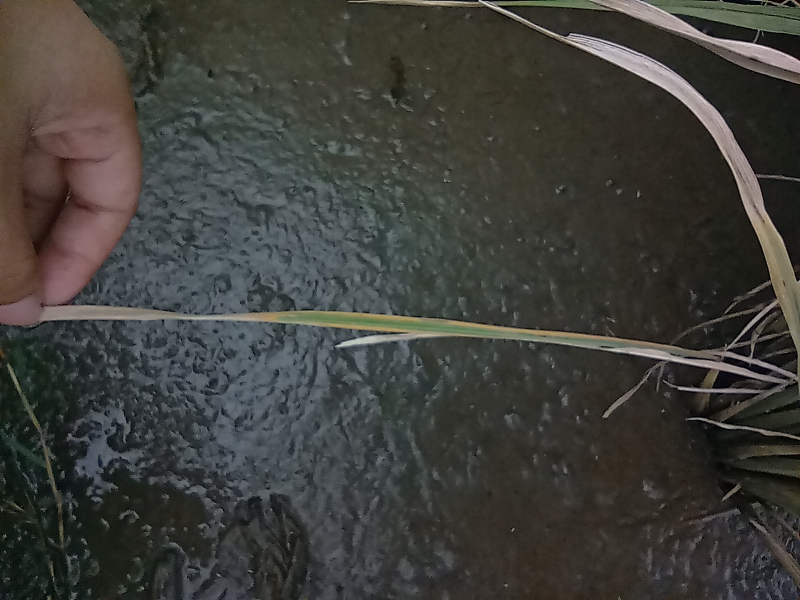
#> input picture app/dataset/finalized/training/blb/10.jpg, 1600 x 1200 px, found by its file name (shown at 1/2 size); its folder holds only this picture in this run
$ python -i Processing.py   (imports and definitions only)   (older library calls are emulated)
#> lines starting #> are read from the running program, lines starting #| are printed output that depends on the picture; after the words box and inside, x2 and y2 are one past the last pixel; in counts of white or black regions, pixels touching at a corner belong together
### app/const.py
import sys

from sklearn.calibration import LabelEncoder
from sklearn.discriminant_analysis import StandardScaler

sys.path.append(r'lib')
sys.path.append(r'utilities')

import os
import cv2
import numpy as np
from enum import Enum
from sklearn.metrics import accuracy_score
from sklearn.model_selection import KFold, cross_val_score, train_test_split
from sklearn.svm import SVC
from utilities.features import *
np.set_printoptions(threshold=10)
"""
INITIAL PAThS
"""
MODEL_PATH = r'dataset\model\models'
SCALER_PATH = r'dataset\model\scalers'
FEATURE_PATH = r'dataset\model\features'
SEGMENTED_PATH = r'dataset\segmented'
AUGMENTED_PATH = r'dataset\augmented'
DATA_PATH = r'dataset\model'
CAPTURED_PATH = r'dataset\captured'
NEW_PATH = r'dataset\training'
TRAINING_PATH = r'dataset\finalized\training'
VALIDATION_PATH = r'dataset\finalized\validation'
TESTING_PATH = r'dataset\finalized\testing'
UNLABLED_PATH = r'dataset\plants'
PHILRICE_PATH = r'dataset\philrice'
DATASET_PATH = r'dataset\mix and match\ONNO'
SEG_PATH = r'dataset\model'
LOGS_PATH = r'reports'

"""
GENERAL CONSTANTS
"""
class ModelType(Enum):
    BaseModel       = 0
    ParticleSwarm   = 1
    AntColony       = 2
    ArtificialBee   = 3

class Disease(Enum):
    blb     =   0
    hlt     =   1
    rb     =   2
    sb     =   3

label_encoder = LabelEncoder()

DISEASES = ['blb', 'hlt', 'rb', 'sb']
CLASSIFIER = SVC(C=10, kernel='rbf', probability=True)
CORES = os.cpu_count() // 2
CORES = CORES if CORES // 2 >= os.cpu_count() else CORES + 1
PARAM_GRID = {
    'C': [0.1, 1, 10],
    'kernel': ['rbf'],
    'gamma': ['scale', 'auto'] + [0.1, 1],
    # 'coef0': [0.0, 2.0],
    'class_weight': [None, 'balanced'],
    'decision_function_shape': ['ovr', 'ovo'],
    # 'shrinking': [True, False],
    'probability': [True, False],  # Add this line to control the randomness of the underlying implementation
    # 'random_state': [None, 0, 42]  # Add this line to control the seed of the random number generator
}
FOLDS = 4 # Amount of folds, KFOLD is automatically applied if FOLDS > 1
SHUFFLE = True # False to ensure replicability over all models

R_STATE = None # Select Random State to ensure replicablity
TEST_SIZE = 0.2 #  Percentage of test size
VAL_SIZE = 0.25
"""
OBJECTIVE FUNCTION
"""

# [54 lines left out: functions fitness_cv, fitness, fitness_pso, not called in this run]

"""
FOR PRE-PROCESSING
"""
WIDTH = HEIGHT = 100
LTHRESHOLD = 128
DENOISE_KERNEL = (3, 3)
DENOISE_SIGMA = 0

LB = 191
UB = 251

SHARPEN_KERNEL = np.array([[-1, -1, -1],
                           [-1, 9, -1],
                           [-1, -1, -1]], dtype=np.float32)

AUGMENTATIONS = [
    ('H_FLIP', lambda img: cv2.flip(img, 1)),
    ('V_FLIP', lambda img: cv2.flip(img, 0)),
    ('ROT90C', lambda img: cv2.rotate(img, cv2.ROTATE_90_CLOCKWISE)),
    ('ROT180', lambda img: cv2.rotate(img, cv2.ROTATE_180)),
    ('ROT90O', lambda img: cv2.rotate(img, cv2.ROTATE_90_COUNTERCLOCKWISE)),
    ('CONINC', lambda img: cv2.convertScaleAbs(img, alpha=1.5, beta=0)),
    ('CONDEC', lambda img: cv2.convertScaleAbs(img, alpha=0.5, beta=0)),
    ('BR_INC', lambda img: cv2.convertScaleAbs(img, alpha=1, beta=50)),
    ('BR_DEC', lambda img: cv2.convertScaleAbs(img, alpha=1, beta=-50)),
    ('IMBLUR', lambda img: cv2.GaussianBlur(img, (5, 5), 0)),  # Apply Gaussian blur
    ('SHARPN', lambda img: cv2.filter2D(img, -1, SHARPEN_KERNEL)),  # Apply sharpening filter
]
"""
FOR FEATURE EXTRACTION
"""
# HOG (SHAPE) FEATURES
PPC = (8, 8)
CPB = (1, 1)
ORIENT = 8

# LBP (TEXTURE) FEATURES
RADIUS = 1
POINTS = 8 * RADIUS

# GLCM (TEXTURE) FEATURES
DISTANCE = 1
ANGLES = 0
LEVELS = 256

# COLOR COHERANCE FEATURES
N_BINS = 8

FEATURES = {
    'SHP-HOG' : lambda image: getHOGFeatures(image, ORIENT, PPC, CPB),
    'TXR-GLCM': lambda image: getGLCMFeatures(image, DISTANCE, ANGLES, LEVELS),
    'TXR-LBP' : lambda image: getLBPFeatures(image, RADIUS, POINTS),
    'COL-HSV' : lambda image: getHSVFeatures(image),
    'COL-LAB' : lambda image: getLABFeatures(image),
    'COL-RGB' : lambda image: getRGBFeatures(image),
    'COL-STAT' : lambda image: getStatFeatures(image),
    'COL-COLHIST': lambda image: getColHistFeatures(image),
    'COL-CCV': lambda image: getCCVFeatures(image, N_BINS)
}

GROUPED_FEATURES = {}
for feature, _ in FEATURES.items():
    prefix = feature.split('-')[0]  # Extract the prefix
    if prefix not in GROUPED_FEATURES:
        GROUPED_FEATURES[prefix] = []
    GROUPED_FEATURES[prefix].append(feature)

### app/utilities/features.py
from skimage.feature import local_binary_pattern
from skimage.feature import graycomatrix, graycoprops
from skimage import img_as_ubyte
from skimage.feature import hog

import numpy as np
import cv2

def getGLCMFeatures(image, distance=5, angles=0, levels=256):
    gray_image = img_as_ubyte(cv2.cvtColor(image, cv2.COLOR_BGR2GRAY))
    glcm = graycomatrix(gray_image, distances=[distance], angles=[angles], levels=levels, symmetric=True, normed=True)

    # Calculate the GLCM features
    energy = graycoprops(glcm, 'energy').mean()
    contrast = graycoprops(glcm, 'contrast').mean()
    correlation = graycoprops(glcm, 'correlation').mean()
    homogeneity = graycoprops(glcm, 'homogeneity').mean()
    dissimilarity = graycoprops(glcm, 'dissimilarity').mean()

    return [contrast, dissimilarity, homogeneity, energy, correlation]

def getHOGFeatures(image, orientations, pixels_per_cell, cells_per_block):

    image = cv2.cvtColor(image, cv2.COLOR_BGR2GRAY)
    hog_features, _ = hog(image, orientations=orientations, pixels_per_cell=pixels_per_cell,
                    cells_per_block=cells_per_block, visualize=True)
    return hog_features

def getLBPFeatures(image, radius, points):

    image = cv2.cvtColor(image, cv2.COLOR_BGR2GRAY)
    lbp_image = local_binary_pattern(image, points, radius, method='uniform')
    feature_vector_lbp, _ = np.histogram(lbp_image.ravel(), bins=np.arange(0, points + 3), range=(0, points + 2))

    return feature_vector_lbp

def getHSVFeatures(image):
    # Convert the image to HSV
    hsv_image = cv2.cvtColor(image, cv2.COLOR_BGR2HSV)
    h, s, v = cv2.split(hsv_image)

    # Extract features from HSV
    h_mean = np.mean(h)
    s_mean = np.mean(s)
    v_mean = np.mean(v)

    h_std = np.std(h)
    s_std = np.std(s)
    v_std = np.std(v)

    return [h_mean, s_mean, v_mean, h_std, s_std, v_std]

def getLABFeatures(image):
    # Convert the image to HSV
    lab_image = cv2.cvtColor(image, cv2.COLOR_BGR2LAB)
    l, a, b = cv2.split(lab_image)

    # Extract features from HSV
    l_mean = np.mean(l)
    a_mean = np.mean(a)
    b_mean = np.mean(b)

    l_std = np.std(l)
    a_std = np.std(a)
    b_std = np.std(b)

    return [l_mean, a_mean, b_mean, l_std, a_std, b_std]

def getRGBFeatures(image):
    # Extract features from HSV
    image = cv2.cvtColor(image, cv2.COLOR_BGR2RGB)
    r, g, b = cv2.split(image)

    r_mean = np.mean(r)
    g_mean = np.mean(g)
    b_mean = np.mean(b)

    r_std = np.std(r)
    g_std = np.std(g)
    b_std = np.std(b)

    return [r_mean, g_mean, b_mean, r_std, g_std, b_std]

def getStatFeatures(image):
    mean = np.mean(image, axis=(0, 1))
    std = np.std(image, axis=(0, 1))
    stat_features = np.concatenate((mean, std))

    return stat_features

def getCCVFeatures(image, num_bins):
    lab_image = cv2.cvtColor(image, cv2.COLOR_BGR2Lab)
    ccv_hist = np.zeros((num_bins, num_bins, num_bins))
    region_width = lab_image.shape[1] // num_bins
    region_height = lab_image.shape[0] // num_bins

    for i in range(num_bins):
        for j in range(num_bins):
            region = lab_image[j * region_height:(j + 1) * region_height,
                              i * region_width:(i + 1) * region_width]

            hist = cv2.calcHist([region], [0, 1, 2], None, [num_bins, num_bins, num_bins],
                                [0, 256, 0, 256, 0, 256])

            hist /= np.sum(hist)
            ccv_hist += hist

    ccv_vector = ccv_hist.flatten()

    return ccv_vector

def getColHistFeatures(image, channels=(0, 1, 2), num_bins=256):
    hist_features = []

    for channel in channels:
        channel_hist = cv2.calcHist([image], [channel], None, [num_bins], ranges=(0, 256))
        channel_hist = channel_hist.flatten()
        hist_features.extend(channel_hist)

    lab_image = cv2.cvtColor(image, cv2.COLOR_BGR2LAB)
    for channel in channels:
        channel_hist = cv2.calcHist([lab_image], [channel], None, [num_bins], ranges=(-128, 128))
        channel_hist = channel_hist.flatten()
        hist_features.extend(channel_hist)

    hsv_image = cv2.cvtColor(image, cv2.COLOR_BGR2HSV)
    for channel in channels:
        channel_hist = cv2.calcHist([hsv_image], [channel], None, [num_bins], ranges=(0, 1))
        channel_hist = channel_hist.flatten()
        hist_features.extend(channel_hist)

    return hist_features

### app/lib/Processing.py
import cv2
import joblib
from const import *

def segment(image):
    hsv = cv2.cvtColor(image, cv2.COLOR_BGR2HSV)
    _, s, v = cv2.split(hsv)

    v = cv2.equalizeHist(v)
    v = cv2.convertScaleAbs(v, alpha=1.25)
    _, v = cv2.threshold(v, LB, UB, cv2.THRESH_BINARY)

    # Thresholding based segmentation
    mask = cv2.bitwise_or(s, v)
    _, mask = cv2.threshold(mask, LB, UB, cv2.THRESH_BINARY)
    image = cv2.bitwise_and(image, image, mask=mask)

    return image

def loadImages(dataset_path=TRAINING_PATH):
    features = []
    labels = []
    # Loop through the class folders
    for class_folder in os.listdir(dataset_path):
        class_label = class_folder
        class_path = os.path.join(dataset_path, class_folder)

        for image_file in os.listdir(class_path):
            image_path = os.path.join(class_path, image_file)
            image = cv2.imread(image_path)
            seg_image = segment(image)
            seg_image = cv2.resize(seg_image, (WIDTH, HEIGHT))

            feature = extractFeatures(seg_image)
            features.append(feature)
            labels.append(class_label)

            for _, augment in AUGMENTATIONS:
                aug_image = augment(image)
                aug_image = segment(aug_image)
                aug_image = cv2.resize(aug_image, (WIDTH, HEIGHT))

                feature = extractFeatures(aug_image)
                features.append(feature)
                labels.append(class_label)

    features = np.array(features)
    labels = np.array(labels)
    np.save(f"{DATA_PATH}/features.npy", features)
    np.save(f"{DATA_PATH}/labels.npy", labels)
    return features, labels

def preLoadImages():
    features = np.load(f"{DATA_PATH}/features.npy")
    labels = np.load(f"{DATA_PATH}/labels.npy")

    return features, labels

def loadUnseenImages():
    features = []
    labels = []
    # Loop through the class folders
    for class_folder in os.listdir(TESTING_PATH):
        class_label = class_folder
        class_path = os.path.join(TESTING_PATH, class_folder)

        for image_file in os.listdir(class_path):
            image_path = os.path.join(class_path, image_file)
            image = cv2.imread(image_path)
            seg_image = segment(image)
            seg_image = cv2.resize(seg_image, (WIDTH, HEIGHT))

            feature = extractFeatures(seg_image)
            features.append(feature)
            labels.append(class_label)

    features = np.array(features)
    labels = np.array(labels)

    return features, labels

def extractFeatures(image):
    features = []
    for _, feature_func in FEATURES.items():
        features.extend(feature_func(image))
    return np.array(features)

>>> result = loadImages()
#> in loadImages, image is the input picture: shape (1200, 1600, 3); mean B, G, R 58.1, 62.7, 62.5
#> in segment, `hsv = cv2.cvtColor(image, cv2.COLOR_BGR2HSV)`: hsv: shape (1200, 1600, 3); mean H, S, V 53.4, 47.9, 66.8
#> in segment, `_, v = cv2.threshold(v, LB, UB, cv2.THRESH_BINARY)`:
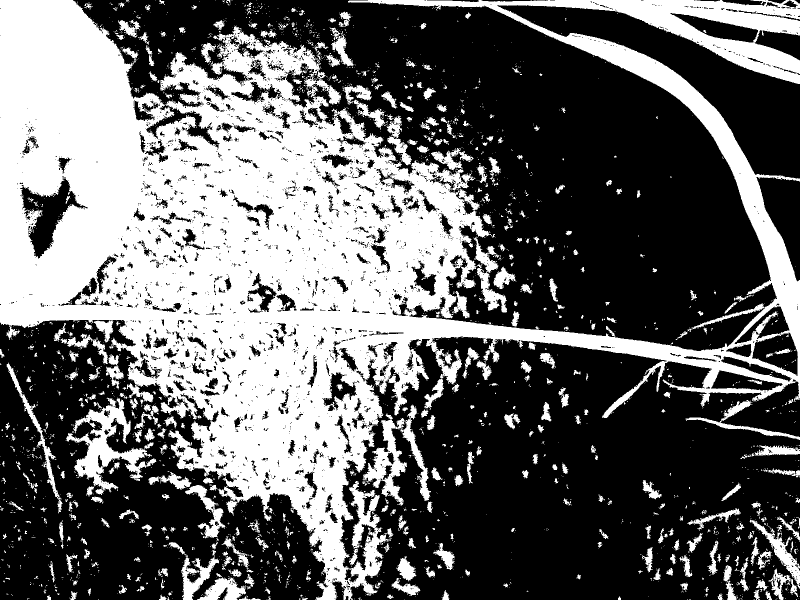
#> v: shape (1200, 1600) (shown at 1/2 size); values 0 (black) and 251 (white), 40.1% white; 2971 white regions (2512 under 20 px), largest, box (x1, y1, x2, y2) and area: (0, 0, 1600, 1200) 662051, (131, 795, 313, 990) 10746, (725, 809, 862, 1011) 8127
#> in segment, `mask = cv2.bitwise_or(s, v)`:
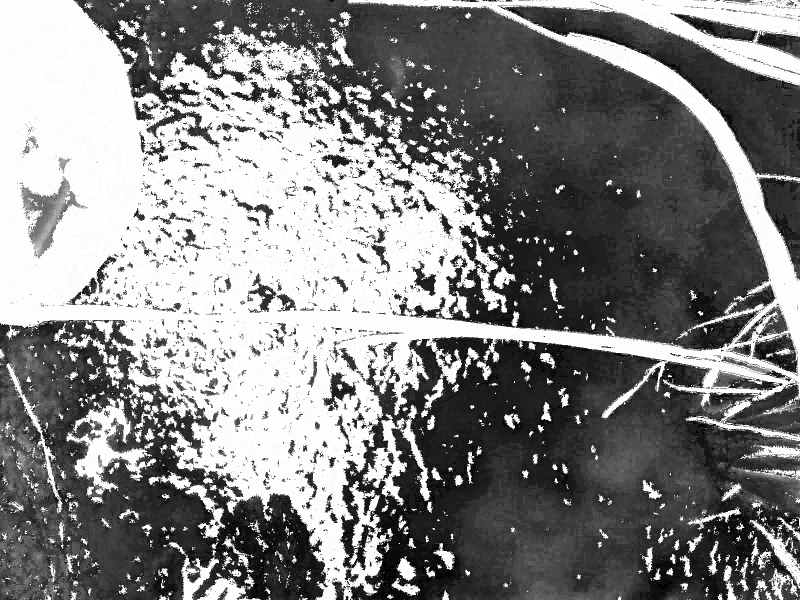
#> mask: shape (1200, 1600) (shown at 1/2 size); min 0, max 255, mean 131.9
#> in segment, `_, mask = cv2.threshold(mask, LB, UB, cv2.THRESH_BINARY)`: mask: shape (1200, 1600); values 0 (black) and 251 (white), 40.6% white; 3724 white regions (3260 under 20 px), largest, box (x1, y1, x2, y2) and area: (0, 0, 1600, 1200) 669275, (131, 795, 313, 990) 10865, (725, 809, 862, 1011) 8131
#> the loop in extractFeatures, `for _, feature_func in FEATURES.items():` made 9 passes
#> pass 1, in getHOGFeatures, `image = cv2.cvtColor(image, cv2.COLOR_BGR2GRAY)`:
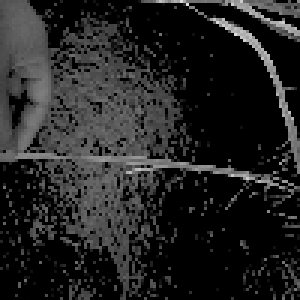
#> image: shape (100, 100) (shown 3 times larger); min 0, max 222, mean 35.4
#> pass 3, in getLBPFeatures, `lbp_image = local_binary_pattern(image, points, radius, method='unifor..`:
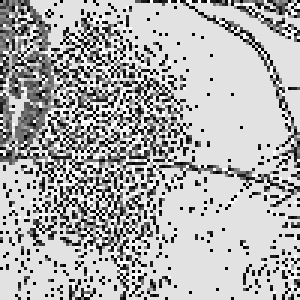
#> lbp_image: shape (100, 100) float64 (shown 3 times larger); min 0, max 9, mean 6.22; drawn with min black and max white
#> after the loop in extractFeatures, `for _, feature_func in FEATURES.items():`: features = 4007 values, max 5709 at index 1165, min 0 at index 11, mean 18.37
#> in loadImages, `feature = extractFeatures(seg_image)`: feature has the same summary as features in extractFeatures
#> the loop in loadImages, `for _, augment in AUGMENTATIONS:` made 11 passes
#> pass 1, in segment (call 2), `_, s, v = cv2.split(hsv)`:
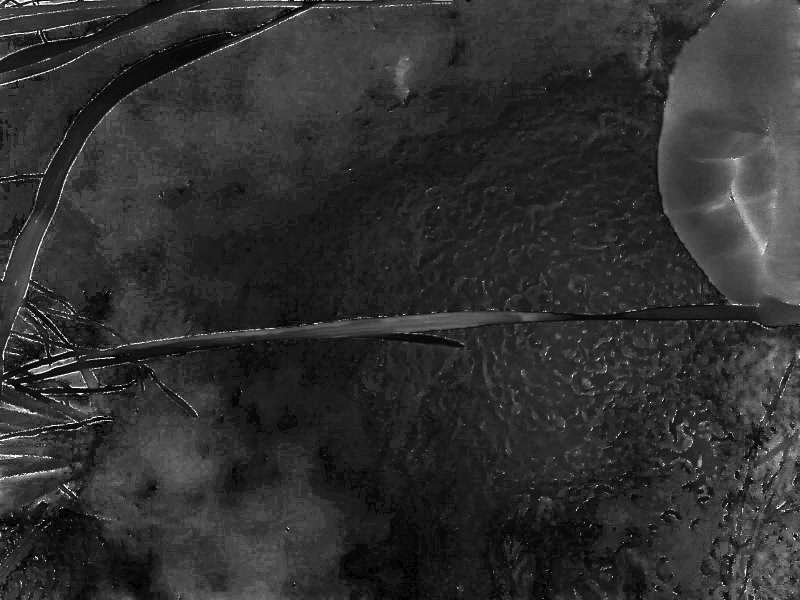
#> s: shape (1200, 1600) (shown at 1/2 size); min 0, max 255, mean 47.9
#> pass 1, in segment (call 2), `_, s, v = cv2.split(hsv)`:
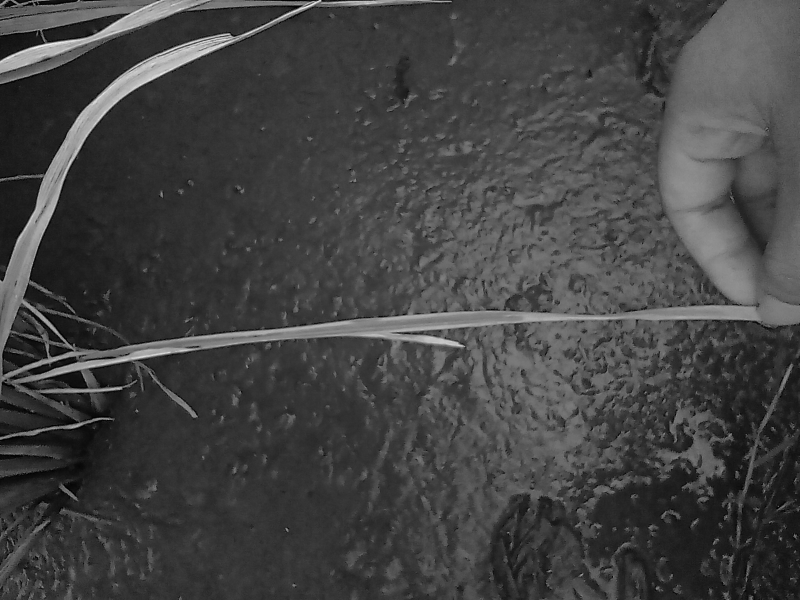
#> v: shape (1200, 1600) (shown at 1/2 size); min 0, max 255, mean 66.8
#> after the loop in loadImages, `for _, augment in AUGMENTATIONS:`:
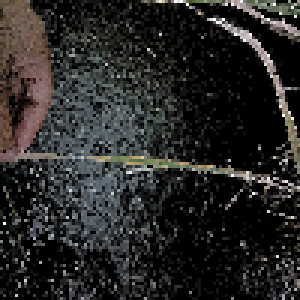
#> aug_image: shape (100, 100, 3) (shown 3 times larger); mean B, G, R 38.3, 39.8, 40.1
#> after the loop in loadImages, `for _, augment in AUGMENTATIONS:`: features = 12 items; labels = ['blb', 'blb', 'blb', 'blb', 'blb', 'blb', 'blb', 'blb', 'blb', 'blb', 'blb', 'blb']
#> pass 2 of the loop in loadImages, `for class_folder in os.listdir(dataset_path):`:
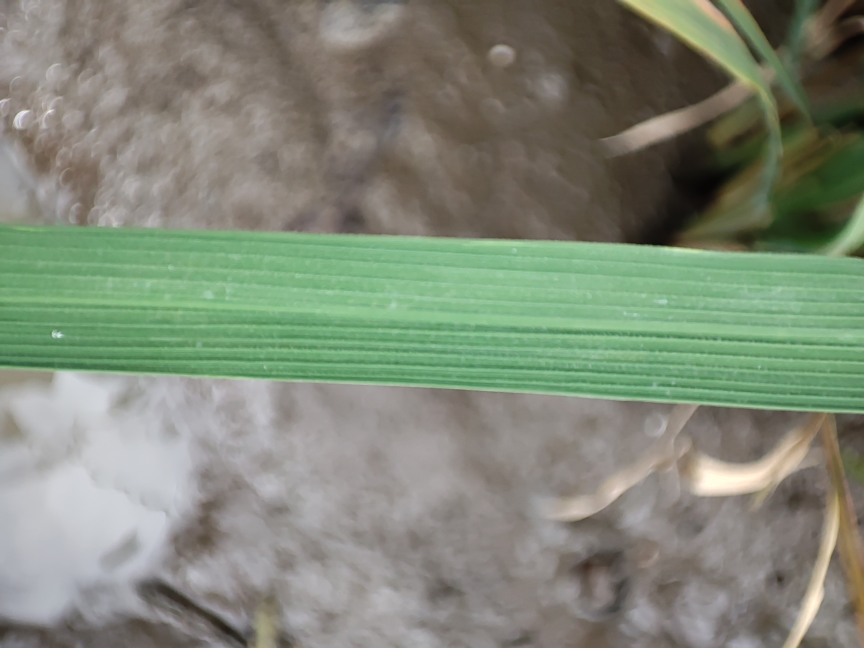
#> input picture app/dataset/finalized/training/hlt/1.jpg, 2592 x 1944 px, found by its file name (shown at 1/3 size)
#> in loadImages, image is the input picture: shape (1944, 2592, 3); mean B, G, R 119.1, 135.9, 128.2
#> hsv: shape (1944, 2592, 3); mean H, S, V 42.1, 46.8, 141.3
#> s: shape (1944, 2592)
#> feature = 4007 values, max 6135 at index 1165, min 0 at index 9, mean 17.71
#> the loop in loadImages, `for _, augment in AUGMENTATIONS:` made 11 passes
#> pass 1, in segment (call 14), `_, s, v = cv2.split(hsv)`:
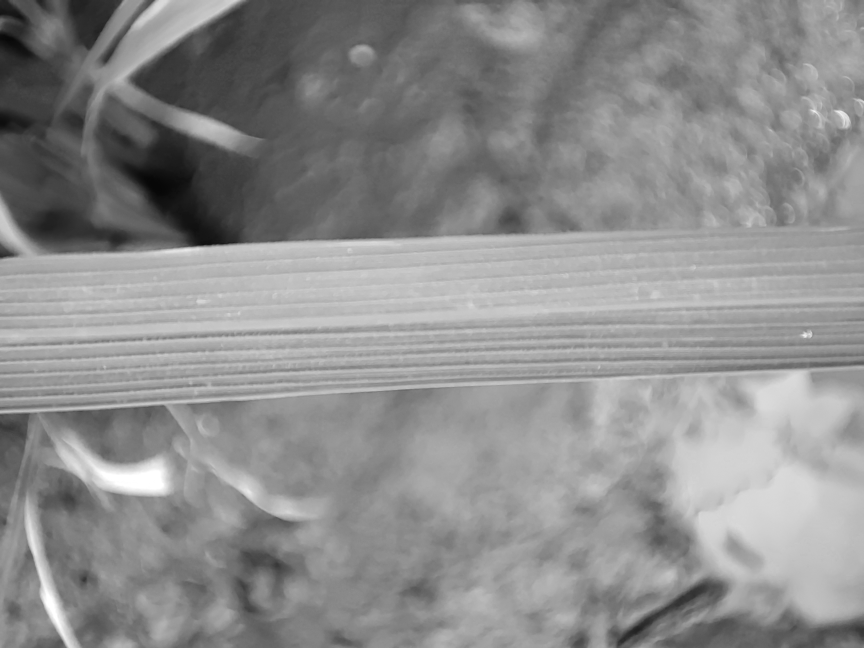
#> v: shape (1944, 2592) (shown at 1/3 size); min 6, max 255, mean 141.3
#> after the loop in loadImages, `for _, augment in AUGMENTATIONS:`:
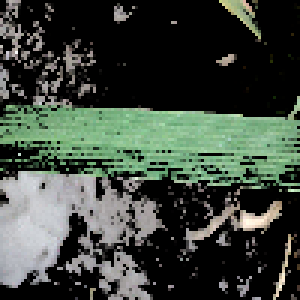
#> aug_image: shape (100, 100, 3) (shown 3 times larger); mean B, G, R 61.9, 71, 62.1
#> after the loop in loadImages, `for _, augment in AUGMENTATIONS:`: features = 24 items; labels = ['blb', 'blb', 'blb', 'blb', 'blb', 'blb', 'blb', 'blb', 'blb', 'blb', 'blb', 'blb', 'hlt', 'hlt', 'hlt', 'hlt', 'hlt', 'hlt', 'hlt', 'hlt', 'hlt', 'hlt', 'hlt', 'hlt']
